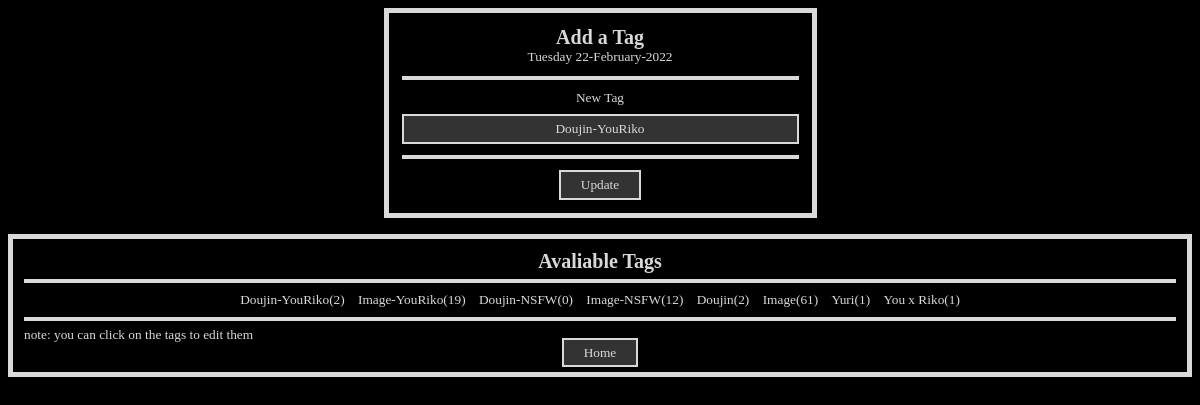
The page /tag?t=1 on the database its author committed.
### tables this page shows
CREATE TABLE `tags` (
  `tags_id` int(11) NOT NULL,
  `tags_name` varchar(50) NOT NULL,
  `total_tags` bigint(20) NOT NULL
);

### tag.php (the view, shortened to what this page needs)
<?php
    include "config/config.php";
    $id = (isset($_GET['t'])) ? $_GET['t'] : "";
    if($id == ""){
        if(isset($_POST['save'])){
            $tags = $_POST['tags'];
            mysqli_query($connect, "INSERT INTO tags VALUES (NULL,'$tags','')");
            header("location:tag");
        }
    }else{
        $tagsRowU = mysqli_fetch_array(mysqli_query($connect, "SELECT * FROM tags WHERE tags_id = $id"));
    }
?>
<!DOCTYPE html>
<html lang="en">
<head>
    <link rel="stylesheet" href="config/style.css">
    <link rel="stylesheet" href="config/selectize.custom.css">
</head>
<body>
    <form action="" method="post">
        <table align="center" class="add-box" border="0">
            <tr>
                <td align="center"><h3>Add a Tag</h3><?= date("l d-F-Y")?></td>
            </tr>
            <tr>
                <td>
                    <hr>
                </td>
            </tr>
            <tr>
                <td align="center">New Tag</td>
            </tr>
            <tr>
                <td width="100">
                </td>
            </tr>
            <tr>
                <td >
                    <?php
                    if($id == ""){
                    ?>
                    <input style="text-align: center" autocomplete="off" required name="tags" type="text" size="50" >
                    <?php
                    }else{
                        ?>
                    <input style="text-align: center" autocomplete="off" required name="tags" type="text" size="50" value="<?= $tagsRowU['tags_name']?>">
                    <?php
                    }
                    ?>
                </td>
            </tr>
            <tr>
                <td>
                    <hr>
                </td>
            </tr>
            <tr>
                <?php
                if($id == ""){
                ?>
                <td align="center">
                    <input required type="submit" name="save" value="Save">
                </td>
                <?php
                }else{
                ?>
                <td align="center">
                    <input required type="submit" name="update" value="Update">
                </td>
                <?php
                }
                ?>
            </tr>
        </table>
        <br>
        <table class="index" width="100%" cellspacing="0">
            <tr>
                <td align="center">
                <h3>
                Avaliable Tags
                </h3>
                <hr>
                </td>
            </tr>
            <tr>
                <td style="text-align:center">
                <div class="wordwarp">
                <?php
                    $tagsTable = mysqli_query($connect, "SELECT * FROM tags ORDER BY total_tags DESC");
                    while($tagsRow = mysqli_fetch_array($tagsTable)){
                        $tagsId = $tagsRow['tags_id'];
                        $numTable = mysqli_query($connect, "SELECT COUNT(*) FROM links WHERE tags_id LIKE '%$tagsId%'");
                        $numRow = mysqli_fetch_array($numTable);
                        ?>
                        <a class="secret_button" href="tag?t=<?= $tagsRow['tags_id']?>"><?= $tagsRow['tags_name']?>(<?= $numRow['COUNT(*)']?>)</a>
                <?php }?>
                </div>
                </td>
            </tr>
            <tr>
            <td><hr>note: you can click on the tags to edit them</td>
            </tr>
            <tr>
                <td colspan="2" align="center"><a style="cursor: pointer" class="button" onclick="window.location.assign('index')">Home</a></td>
            </tr>
        </table>
    </form>
</body>
</html>

### config/style.css (style rules this page uses)
body { background-color: #000000; font-family: Arial Rounded MT; font-size: 10pt; }
::placeholder { color: #D9D9D9; }
.add-box { color: #D9D9D9; border: 5px solid #D9D9D9; padding: 10px; }
.add-box h3 { margin: 0 0 0 0 ; font-size: 20px; }
.add-box hr { border: 2px solid #D9D9D9; }
.add-box input[type=text] { margin: 0 0 0 0; color: #D9D9D9; font-family: Arial Rounded MT; border: 2px solid #D9D9D9; background-color: #333333; padding: 5px; }
.add-box input[type=submit] { margin: 0 0 0 0; color: #D9D9D9; font-family: Arial Rounded MT; border: 2px solid #D9D9D9; background-color: #333333; padding: 5px 20px; }
.index { color: #D9D9D9; border: 5px solid #D9D9D9; padding: 10px; }
.index h3 { margin: 0 0 0 0 ; font-size: 20px; }
.index hr { border: 2px solid #D9D9D9; }
.index .button { color: #D9D9D9; font-family: Arial Rounded MT; border: 2px solid #D9D9D9; background-color: #333333; padding: 5px 20px; text-decoration: none; }
.secret_button { font-family: Arial Rounded MT; color: #D9D9D9; padding: 4px 5px; font-size: 10pt; text-decoration: none; text-align: right; }
.wordwarp { word-wrap: break-word; }

### rows shown on the page
tags: tags "Doujin-YouRiko", tags_name "Doujin-YouRiko", COUNT "2"
tags: tags_name "Image-YouRiko", COUNT "19"
tags: tags_name "Doujin-NSFW", COUNT "0"
tags: tags_name "Image-NSFW", COUNT "12"
tags: tags_name "Doujin", COUNT "2"
tags: tags_name "Image", COUNT "61"
tags: tags_name "Yuri", COUNT "1"
tags: tags_name "You x Riko", COUNT "1"
